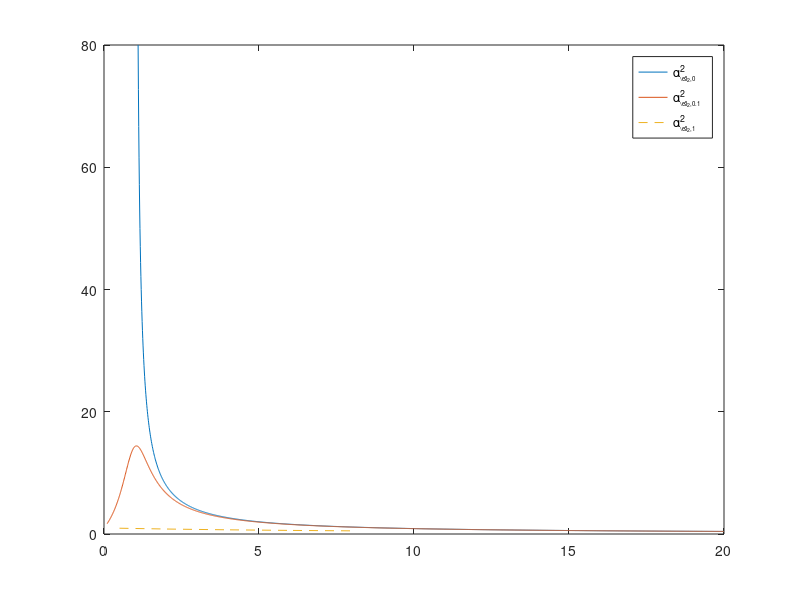

Here is the MATLAB script that generated this plot:
%% unregularized
deltas = 1.1:.01:20;
deltasreg = .1:.01:20;
b=2;
lambda = 0 ;
alphasunreg = zeros (size(deltas));
alphasunreg = 1/2*(1-2*b^2-deltas)+(2*b^2*(lambda+2*deltas+2)+2*(deltas-1).^2+lambda*(deltas+1))./(2*sqrt((lambda+2*deltas-2).^2+8*lambda));
plot(deltas,(alphasunreg));
hold on

%% regularized
lambdas = [.1];
for lambda = lambdas
alphas = zeros (size(deltasreg));
alphas = 1/2*(1-2*b^2-deltasreg)+(2*b^2*(lambda+2*deltasreg+2)+2*(deltasreg-1).^2+lambda*(deltasreg+1))./(2*sqrt((lambda+2*deltasreg-2).^2+8*lambda));
plot(deltasreg,(alphas));
hold on
end



%% la-tuned LS for Z~LAPLACE(0,b)
b=2;
deltasreg = [0.5,2,4,6,8];
alphasLS = zeros(size(deltasreg));
alphasLS = 1/2*(1-2*b^2-deltasreg+sqrt((1+deltasreg+2*b^2).^2-4*deltasreg));
plot(deltasreg,(alphasLS),'--');
hold on
%%
legend ('\alpha_{_{\ell_2,0}}^2 ','\alpha_{_{\ell_2,0.1}}^2 ', '\alpha_{_{\ell_2,1}}^2 ','\alpha_{_{\ell_2,10}}^2 ' ,'\alpha_{_{\ell_2,\la_{rm opt}}}^2 ', '\alpha_{\star}^2')
